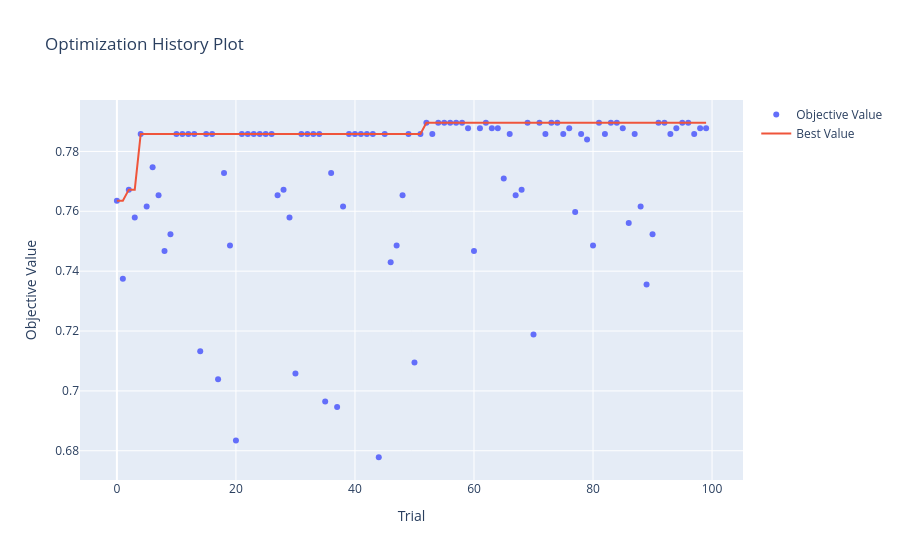

The notebook cell saved with this chart:
### Markdown cell above
### Optimization History — Multi-Model

### Code cell
# 1. Optimization History
plot_optimization_history(study).show()
